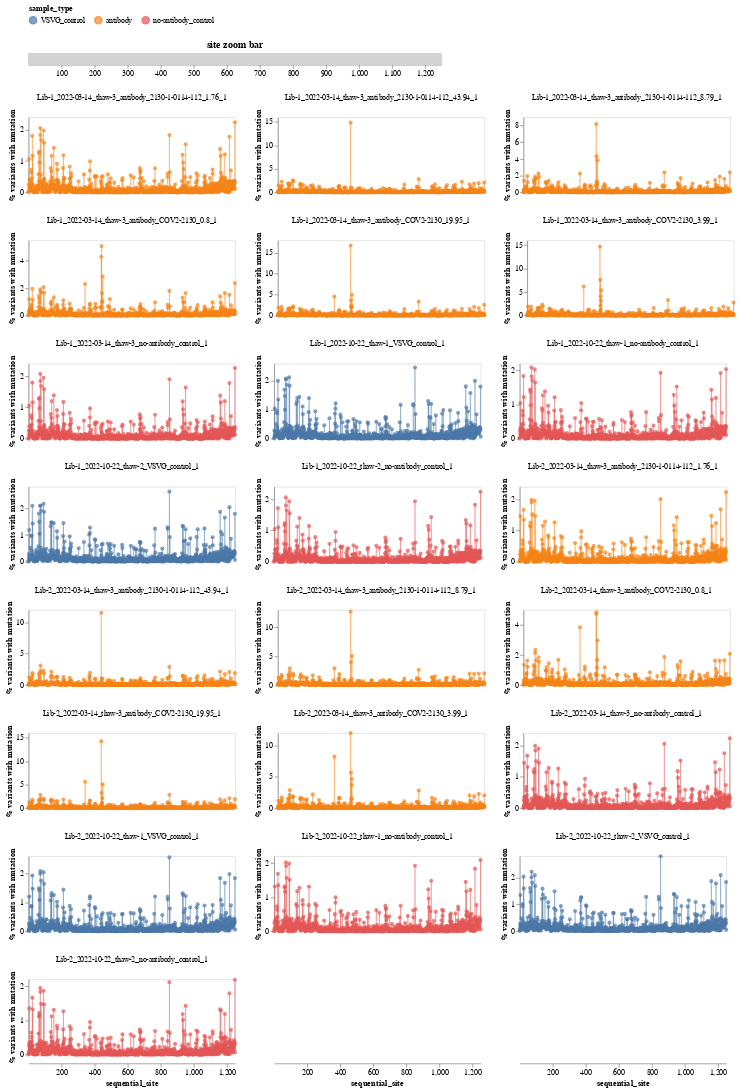

This figure's notebook cell:
### Markdown cell above
Now plot the frequencies:

### Code cell
zoom_brush = alt.selection_interval(
    encodings=["x"],
    mark=alt.BrushConfig(stroke="black", strokeWidth=2),
)

zoom_bar = (
    alt.Chart(site_freqs[["sequential_site"]].drop_duplicates())
    .mark_rect(color="lightgrey")
    .encode(
        x=alt.X("sequential_site", title=None, scale=alt.Scale(nice=False, zero=False))
    )
    .add_params(zoom_brush)
    .properties(width=550, height=15, title="site zoom bar")
)

site_freqs_base = (
    alt.Chart(site_freqs_wide)
    .encode(
        x=alt.X("sequential_site", scale=alt.Scale(nice=False, zero=False)),
        y=alt.Y("percent:Q", title="% variants with mutation"),
        color=alt.Color("sample_type:N", legend=alt.Legend(orient="top")),
        tooltip=[
            alt.Tooltip(c, format=".3g") if c in {"percent:Q"} else c
            for c in ["sequential_site", "reference_site", "wildtype", "percent:Q"]
        ],
    )
    .properties(height=100, width=275)
)

site_freqs_chart = (
    alt.layer(
        site_freqs_base.mark_point(filled=True),
        site_freqs_base.mark_line(size=0.5),
        data=site_freqs_wide,
    )
    .transform_fold(
        list(library_sample_code.values()), ["library_sample_code", "percent"]
    )
    .transform_lookup(
        lookup="library_sample_code",
        from_=alt.LookupData(
            data=library_sample_lookup,
            key="library_sample_code",
            fields=[
                "date",
                "virus_batch",
                "library",
                "sample_type",
                "antibody",
                "sample",
                "library_sample",
            ],
        ),
    )
    .facet(facet=alt.Facet("library_sample:N", title=None), columns=3)
    .add_params(zoom_brush)
    .transform_filter(zoom_brush)
    .resolve_scale(y="independent")
)

site_freqs_zoom_chart = (zoom_bar & site_freqs_chart).configure_axis(grid=False)

site_freqs_zoom_chart

### Figure 1 — Vega-Lite specification as saved in the notebook (floating-point values rounded to 4 significant figures; data arrays with more than 128 entries replaced by an {"elided": "..."} marker saying what was removed)
{"config": {"view": {"continuousWidth": 300, "continuousHeight": 300}, "axis": {"grid": false}}, "vconcat": [{"data": {"name": "data-b60a535b73db4189bb9c933794262ed1"}, "mark": {"type": "rect", "color": "lightgrey"}, "encoding": {"x": {"field": "sequential_site", "scale": {"nice": false, "zero": false}, "title": null, "type": "quantitative"}}, "height": 15, "name": "view_2", "title": "site zoom bar", "width": 550}, {"data": {"name": "data-3c5136cd0b9ee96bd2e32bc9fe5699d2"}, "facet": {"field": "library_sample", "title": null, "type": "nominal"}, "spec": {"layer": [{"mark": {"type": "point", "filled": true}, "encoding": {"color": {"field": "sample_type", "legend": {"orient": "top"}, "type": "nominal"}, "tooltip": [{"field": "sequential_site", "type": "quantitative"}, {"field": "reference_site", "type": "quantitative"}, {"field": "wildtype", "type": "nominal"}, {"field": "percent", "format": ".3g", "type": "quantitative"}], "x": {"field": "sequential_site", "scale": {"nice": false, "zero": false}, "type": "quantitative"}, "y": {"field": "percent", "title": "% variants with mutation", "type": "quantitative"}}, "name": "view_1"}, {"mark": {"type": "line", "size": 0.5}, "encoding": {"color": {"field": "sample_type", "legend": {"orient": "top"}, "type": "nominal"}, "tooltip": [{"field": "sequential_site", "type": "quantitative"}, {"field": "reference_site", "type": "quantitative"}, {"field": "wildtype", "type": "nominal"}, {"field": "percent", "format": ".3g", "type": "quantitative"}], "x": {"field": "sequential_site", "scale": {"nice": false, "zero": false}, "type": "quantitative"}, "y": {"field": "percent", "title": "% variants with mutation", "type": "quantitative"}}}], "height": 100, "transform": [{"fold": ["0", "1", "2", "3", "4", "5", "6", "7", "8", "9", "10", "11", "12", "13", "14", "15", "16", "17", "18", "19", "20", "21"], "as": ["library_sample_code", "percent"]}, {"lookup": "library_sample_code", "from": {"data": {"name": "data-00e1d207ee5aa2000a93f29080e9bc5e"}, "key": "library_sample_code", "fields": ["date", "virus_batch", "library", "sample_type", "antibody", "sample", "library_sample"]}}], "width": 275}, "columns": 3, "resolve": {"scale": {"y": "independent"}}, "transform": [{"filter": {"param": "param_11"}}]}], "params": [{"name": "param_11", "select": {"type": "interval", "encodings": ["x"], "mark": {"stroke": "black", "strokeWidth": 2}}, "views": ["view_2", "view_1"]}], "$schema": "https://vega.github.io/schema/vega-lite/v5.2.0.json", "datasets": {"data-b60a535b73db4189bb9c933794262ed1": {"elided": "1250 records"}, "data-3c5136cd0b9ee96bd2e32bc9fe5699d2": {"elided": "1250 records"}, "data-00e1d207ee5aa2000a93f29080e9bc5e": [{"date": "2022-03-14", "virus_batch": "thaw-3", "library": "Lib-1", "sample_type": "no-antibody_control", "antibody": null, "antibody_concentration": null, "replicate": 1, "fastq_R1": "['/fh/fast/bloom_j/SR/ngs/illumina/bdadonai/230213_VH01189_64_AAAYVG7HV/Unaligned/Project_bdadonai/BA2_15_S15_R1_001.fastq.gz']", "exclude_after_counts": "no", "notes": null, "sample": "2022-03-14_thaw-3_no-antibody_control_1", "library_sample": "Lib-1_2022-03-14_thaw-3_no-antibody_control_1", "library_sample_code": "0"}, {"date": "2022-03-14", "virus_batch": "thaw-3", "library": "Lib-2", "sample_type": "no-antibody_control", "antibody": null, "antibody_concentration": null, "replicate": 1, "fastq_R1": "['/fh/fast/bloom_j/SR/ngs/illumina/bdadonai/230213_VH01189_64_AAAYVG7HV/Unaligned/Project_bdadonai/BA2_25_S25_R1_001.fastq.gz']", "exclude_after_counts": "no", "notes": null, "sample": "2022-03-14_thaw-3_no-antibody_control_1", "library_sample": "Lib-2_2022-03-14_thaw-3_no-antibody_control_1", "library_sample_code": "11"}, {"date": "2022-03-14", "virus_batch": "thaw-3", "library": "Lib-1", "sample_type": "antibody", "antibody": "COV2-2130", "antibody_concentration": 0.8, "replicate": 1, "fastq_R1": "['/fh/fast/bloom_j/SR/ngs/illumina/bdadonai/230213_VH01189_64_AAAYVG7HV/Unaligned/Project_bdadonai/BA2_16_S16_R1_001.fastq.gz']", "exclude_after_counts": "no", "notes": null, "sample": "2022-03-14_thaw-3_antibody_COV2-2130_0.8_1", "library_sample": "Lib-1_2022-03-14_thaw-3_antibody_COV2-2130_0.8_1", "library_sample_code": "1"}, {"date": "2022-03-14", "virus_batch": "thaw-3", "library": "Lib-1", "sample_type": "antibody", "antibody": "COV2-2130", "antibody_concentration": 3.99, "replicate": 1, "fastq_R1": "['/fh/fast/bloom_j/SR/ngs/illumina/bdadonai/230213_VH01189_64_AAAYVG7HV/Unaligned/Project_bdadonai/BA2_17_S17_R1_001.fastq.gz']", "exclude_after_counts": "no", "notes": null, "sample": "2022-03-14_thaw-3_antibody_COV2-2130_3.99_1", "library_sample": "Lib-1_2022-03-14_thaw-3_antibody_COV2-2130_3.99_1", "library_sample_code": "2"}, {"date": "2022-03-14", "virus_batch": "thaw-3", "library": "Lib-1", "sample_type": "antibody", "antibody": "COV2-2130", "antibody_concentration": 19.95, "replicate": 1, "fastq_R1": "['/fh/fast/bloom_j/SR/ngs/illumina/bdadonai/230213_VH01189_64_AAAYVG7HV/Unaligned/Project_bdadonai/BA2_18_S18_R1_001.fastq.gz']", "exclude_after_counts": "no", "notes": null, "sample": "2022-03-14_thaw-3_antibody_COV2-2130_19.95_1", "library_sample": "Lib-1_2022-03-14_thaw-3_antibody_COV2-2130_19.95_1", "library_sample_code": "3"}, {"date": "2022-03-14", "virus_batch": "thaw-3", "library": "Lib-1", "sample_type": "antibody", "antibody": "2130-1-0114-112", "antibody_concentration": 1.76, "replicate": 1, "fastq_R1": "['/fh/fast/bloom_j/SR/ngs/illumina/bdadonai/230213_VH01189_64_AAAYVG7HV/Unaligned/Project_bdadonai/BA2_19_S19_R1_001.fastq.gz']", "exclude_after_counts": "no", "notes": null, "sample": "2022-03-14_thaw-3_antibody_2130-1-0114-112_1.76_1", "library_sample": "Lib-1_2022-03-14_thaw-3_antibody_2130-1-0114-112_1.76_1", "library_sample_code": "4"}, {"date": "2022-03-14", "virus_batch": "thaw-3", "library": "Lib-1", "sample_type": "antibody", "antibody": "2130-1-0114-112", "antibody_concentration": 8.79, "replicate": 1, "fastq_R1": "['/fh/fast/bloom_j/SR/ngs/illumina/bdadonai/230213_VH01189_64_AAAYVG7HV/Unaligned/Project_bdadonai/BA2_20_S20_R1_001.fastq.gz']", "exclude_after_counts": "no", "notes": null, "sample": "2022-03-14_thaw-3_antibody_2130-1-0114-112_8.79_1", "library_sample": "Lib-1_2022-03-14_thaw-3_antibody_2130-1-0114-112_8.79_1", "library_sample_code": "5"}, {"date": "2022-03-14", "virus_batch": "thaw-3", "library": "Lib-1", "sample_type": "antibody", "antibody": "2130-1-0114-112", "antibody_concentration": 43.94, "replicate": 1, "fastq_R1": "['/fh/fast/bloom_j/SR/ngs/illumina/bdadonai/230213_VH01189_64_AAAYVG7HV/Unaligned/Project_bdadonai/BA2_21_S21_R1_001.fastq.gz']", "exclude_after_counts": "no", "notes": null, "sample": "2022-03-14_thaw-3_antibody_2130-1-0114-112_43.94_1", "library_sample": "Lib-1_2022-03-14_thaw-3_antibody_2130-1-0114-112_43.94_1", "library_sample_code": "6"}, {"date": "2022-03-14", "virus_batch": "thaw-3", "library": "Lib-2", "sample_type": "antibody", "antibody": "COV2-2130", "antibody_concentration": 0.8, "replicate": 1, "fastq_R1": "['/fh/fast/bloom_j/SR/ngs/illumina/bdadonai/230213_VH01189_64_AAAYVG7HV/Unaligned/Project_bdadonai/BA2_26_S26_R1_001.fastq.gz']", "exclude_after_counts": "no", "notes": null, "sample": "2022-03-14_thaw-3_antibody_COV2-2130_0.8_1", "library_sample": "Lib-2_2022-03-14_thaw-3_antibody_COV2-2130_0.8_1", "library_sample_code": "12"}, {"date": "2022-03-14", "virus_batch": "thaw-3", "library": "Lib-2", "sample_type": "antibody", "antibody": "COV2-2130", "antibody_concentration": 3.99, "replicate": 1, "fastq_R1": "['/fh/fast/bloom_j/SR/ngs/illumina/bdadonai/230213_VH01189_64_AAAYVG7HV/Unaligned/Project_bdadonai/BA2_27_S27_R1_001.fastq.gz']", "exclude_after_counts": "no", "notes": null, "sample": "2022-03-14_thaw-3_antibody_COV2-2130_3.99_1", "library_sample": "Lib-2_2022-03-14_thaw-3_antibody_COV2-2130_3.99_1", "library_sample_code": "13"}, {"date": "2022-03-14", "virus_batch": "thaw-3", "library": "Lib-2", "sample_type": "antibody", "antibody": "COV2-2130", "antibody_concentration": 19.95, "replicate": 1, "fastq_R1": "['/fh/fast/bloom_j/SR/ngs/illumina/bdadonai/230213_VH01189_64_AAAYVG7HV/Unaligned/Project_bdadonai/BA2_28_S28_R1_001.fastq.gz']", "exclude_after_counts": "no", "notes": null, "sample": "2022-03-14_thaw-3_antibody_COV2-2130_19.95_1", "library_sample": "Lib-2_2022-03-14_thaw-3_antibody_COV2-2130_19.95_1", "library_sample_code": "14"}, {"date": "2022-03-14", "virus_batch": "thaw-3", "library": "Lib-2", "sample_type": "antibody", "antibody": "2130-1-0114-112", "antibody_concentration": 1.76, "replicate": 1, "fastq_R1": "['/fh/fast/bloom_j/SR/ngs/illumina/bdadonai/230213_VH01189_64_AAAYVG7HV/Unaligned/Project_bdadonai/BA2_29_S29_R1_001.fastq.gz']", "exclude_after_counts": "no", "notes": null, "sample": "2022-03-14_thaw-3_antibody_2130-1-0114-112_1.76_1", "library_sample": "Lib-2_2022-03-14_thaw-3_antibody_2130-1-0114-112_1.76_1", "library_sample_code": "15"}, {"date": "2022-03-14", "virus_batch": "thaw-3", "library": "Lib-2", "sample_type": "antibody", "antibody": "2130-1-0114-112", "antibody_concentration": 8.79, "replicate": 1, "fastq_R1": "['/fh/fast/bloom_j/SR/ngs/illumina/bdadonai/230213_VH01189_64_AAAYVG7HV/Unaligned/Project_bdadonai/BA2_30_S30_R1_001.fastq.gz']", "exclude_after_counts": "no", "notes": null, "sample": "2022-03-14_thaw-3_antibody_2130-1-0114-112_8.79_1", "library_sample": "Lib-2_2022-03-14_thaw-3_antibody_2130-1-0114-112_8.79_1", "library_sample_code": "16"}, {"date": "2022-03-14", "virus_batch": "thaw-3", "library": "Lib-2", "sample_type": "antibody", "antibody": "2130-1-0114-112", "antibody_concentration": 43.94, "replicate": 1, "fastq_R1": "['/fh/fast/bloom_j/SR/ngs/illumina/bdadonai/230213_VH01189_64_AAAYVG7HV/Unaligned/Project_bdadonai/BA2_31_S31_R1_001.fastq.gz']", "exclude_after_counts": "no", "notes": null, "sample": "2022-03-14_thaw-3_antibody_2130-1-0114-112_43.94_1", "library_sample": "Lib-2_2022-03-14_thaw-3_antibody_2130-1-0114-112_43.94_1", "library_sample_code": "17"}, {"date": "2022-10-22", "virus_batch": "thaw-1", "library": "Lib-1", "sample_type": "VSVG_control", "antibody": null, "antibody_concentration": null, "replicate": 1, "fastq_R1": "['/fh/fast/bloom_j/SR/ngs/illumina/bdadonai/220921_VH00319_285_AAATLGGHV/Unaligned/Project_bdadonai/VSV_G_A_thaw1_S35_R1_001.fastq.gz']", "exclude_after_counts": "no", "notes": null, "sample": "2022-10-22_thaw-1_VSVG_control_1", "library_sample": "Lib-1_2022-10-22_thaw-1_VSVG_control_1", "library_sample_code": "7"}, {"date": "2022-10-22", "virus_batch": "thaw-1", "library": "Lib-2", "sample_type": "VSVG_control", "antibody": null, "antibody_concentration": null, "replicate": 1, "fastq_R1": "['/fh/fast/bloom_j/SR/ngs/illumina/bdadonai/220921_VH00319_285_AAATLGGHV/Unaligned/Project_bdadonai/VSV_G_B_thaw1_S37_R1_001.fastq.gz']", "exclude_after_counts": "no", "notes": null, "sample": "2022-10-22_thaw-1_VSVG_control_1", "library_sample": "Lib-2_2022-10-22_thaw-1_VSVG_control_1", "library_sample_code": "18"}, {"date": "2022-10-22", "virus_batch": "thaw-1", "library": "Lib-1", "sample_type": "no-antibody_control", "antibody": null, "antibody_concentration": null, "replicate": 1, "fastq_R1": "['/fh/fast/bloom_j/SR/ngs/illumina/bdadonai/220921_VH00319_285_AAATLGGHV/Unaligned/Project_bdadonai/no_mAb_A_thaw1_S36_R1_001.fastq.gz']", "exclude_after_counts": "no", "notes": null, "sample": "2022-10-22_thaw-1_no-antibody_control_1", "library_sample": "Lib-1_2022-10-22_thaw-1_no-antibody_control_1", "library_sample_code": "8"}, {"date": "2022-10-22", "virus_batch": "thaw-1", "library": "Lib-2", "sample_type": "no-antibody_control", "antibody": null, "antibody_concentration": null, "replicate": 1, "fastq_R1": "['/fh/fast/bloom_j/SR/ngs/illumina/bdadonai/220921_VH00319_285_AAATLGGHV/Unaligned/Project_bdadonai/no_mAb_B_thaw1_S38_R1_001.fastq.gz']", "exclude_after_counts": "no", "notes": null, "sample": "2022-10-22_thaw-1_no-antibody_control_1", "library_sample": "Lib-2_2022-10-22_thaw-1_no-antibody_control_1", "library_sample_code": "19"}, {"date": "2022-10-22", "virus_batch": "thaw-2", "library": "Lib-1", "sample_type": "VSVG_control", "antibody": null, "antibody_concentration": null, "replicate": 1, "fastq_R1": "['/fh/fast/bloom_j/SR/ngs/illumina/bdadonai/220921_VH00319_285_AAATLGGHV/Unaligned/Project_bdadonai/VSV_G_A_thaw2_S16_R1_001.fastq.gz']", "exclude_after_counts": "no", "notes": null, "sample": "2022-10-22_thaw-2_VSVG_control_1", "library_sample": "Lib-1_2022-10-22_thaw-2_VSVG_control_1", "library_sample_code": "9"}, {"date": "2022-10-22", "virus_batch": "thaw-2", "library": "Lib-2", "sample_type": "VSVG_control", "antibody": null, "antibody_concentration": null, "replicate": 1, "fastq_R1": "['/fh/fast/bloom_j/SR/ngs/illumina/bdadonai/220921_VH00319_285_AAATLGGHV/Unaligned/Project_bdadonai/VSV_G_B_thaw2_S33_R1_001.fastq.gz']", "exclude_after_counts": "no", "notes": null, "sample": "2022-10-22_thaw-2_VSVG_control_1", "library_sample": "Lib-2_2022-10-22_thaw-2_VSVG_control_1", "library_sample_code": "20"}, {"date": "2022-10-22", "virus_batch": "thaw-2", "library": "Lib-1", "sample_type": "no-antibody_control", "antibody": null, "antibody_concentration": null, "replicate": 1, "fastq_R1": "['/fh/fast/bloom_j/SR/ngs/illumina/bdadonai/220921_VH00319_285_AAATLGGHV/Unaligned/Project_bdadonai/no_mAb_A_thaw2_S17_R1_001.fastq.gz']", "exclude_after_counts": "no", "notes": null, "sample": "2022-10-22_thaw-2_no-antibody_control_1", "library_sample": "Lib-1_2022-10-22_thaw-2_no-antibody_control_1", "library_sample_code": "10"}, {"date": "2022-10-22", "virus_batch": "thaw-2", "library": "Lib-2", "sample_type": "no-antibody_control", "antibody": null, "antibody_concentration": null, "replicate": 1, "fastq_R1": "['/fh/fast/bloom_j/SR/ngs/illumina/bdadonai/220921_VH00319_285_AAATLGGHV/Unaligned/Project_bdadonai/no_mAb_B_thaw2_S34_R1_001.fastq.gz']", "exclude_after_counts": "no", "notes": null, "sample": "2022-10-22_thaw-2_no-antibody_control_1", "library_sample": "Lib-2_2022-10-22_thaw-2_no-antibody_control_1", "library_sample_code": "21"}]}}
